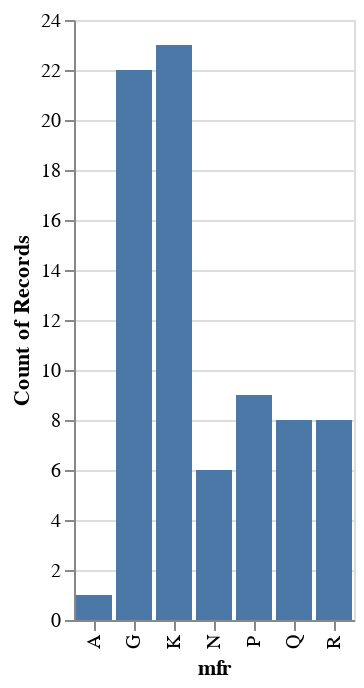

The code cell stored with this chart in its notebook:
### Markdown cell above
We can plot the `mfr` column frequencies using Altair using the
following code.

### Code cell
chart0 = alt.Chart(cereal).mark_bar().encode(
    x='mfr',
    y='count()'
)
chart0

### Figure 1 — Vega-Lite specification as saved in the notebook (floating-point values rounded to 4 significant figures)
{"config": {"view": {"continuousWidth": 400, "continuousHeight": 300}}, "data": {"name": "data-aaa0440f8e2141d6bd84b791f8341c86"}, "mark": "bar", "encoding": {"x": {"type": "nominal", "field": "mfr"}, "y": {"type": "quantitative", "aggregate": "count"}}, "$schema": "https://vega.github.io/schema/vega-lite/v4.8.1.json", "datasets": {"data-aaa0440f8e2141d6bd84b791f8341c86": [{"name": "100% Bran", "mfr": "N", "type": "Cold", "calories": 70, "protein": 4, "fat": 1, "sodium": 130, "fiber": 10.0, "carbo": 5.0, "sugars": 6, "potass": 280, "vitamins": 25, "shelf": 3, "weight": 1.0, "cups": 0.33, "rating": 68.4}, {"name": "100% Natural Bran", "mfr": "Q", "type": "Cold", "calories": 120, "protein": 3, "fat": 5, "sodium": 15, "fiber": 2.0, "carbo": 8.0, "sugars": 8, "potass": 135, "vitamins": 0, "shelf": 3, "weight": 1.0, "cups": 1.0, "rating": 33.98}, {"name": "All-Bran", "mfr": "K", "type": "Cold", "calories": 70, "protein": 4, "fat": 1, "sodium": 260, "fiber": 9.0, "carbo": 7.0, "sugars": 5, "potass": 320, "vitamins": 25, "shelf": 3, "weight": 1.0, "cups": 0.33, "rating": 59.43}, {"name": "All-Bran with Extra Fiber", "mfr": "K", "type": "Cold", "calories": 50, "protein": 4, "fat": 0, "sodium": 140, "fiber": 14.0, "carbo": 8.0, "sugars": 0, "potass": 330, "vitamins": 25, "shelf": 3, "weight": 1.0, "cups": 0.5, "rating": 93.7}, {"name": "Almond Delight", "mfr": "R", "type": "Cold", "calories": 110, "protein": 2, "fat": 2, "sodium": 200, "fiber": 1.0, "carbo": 14.0, "sugars": 8, "potass": 1, "vitamins": 25, "shelf": 3, "weight": 1.0, "cups": 0.75, "rating": 34.38}, {"name": "Apple Cinnamon Cheerios", "mfr": "G", "type": "Cold", "calories": 110, "protein": 2, "fat": 2, "sodium": 180, "fiber": 1.5, "carbo": 10.5, "sugars": 10, "potass": 70, "vitamins": 25, "shelf": 1, "weight": 1.0, "cups": 0.75, "rating": 29.51}, {"name": "Apple Jacks", "mfr": "K", "type": "Cold", "calories": 110, "protein": 2, "fat": 0, "sodium": 125, "fiber": 1.0, "carbo": 11.0, "sugars": 14, "potass": 30, "vitamins": 25, "shelf": 2, "weight": 1.0, "cups": 1.0, "rating": 33.17}, {"name": "Basic 4", "mfr": "G", "type": "Cold", "calories": 130, "protein": 3, "fat": 2, "sodium": 210, "fiber": 2.0, "carbo": 18.0, "sugars": 8, "potass": 100, "vitamins": 25, "shelf": 3, "weight": 1.33, "cups": 0.75, "rating": 37.04}, {"name": "Bran Chex", "mfr": "R", "type": "Cold", "calories": 90, "protein": 2, "fat": 1, "sodium": 200, "fiber": 4.0, "carbo": 15.0, "sugars": 6, "potass": 125, "vitamins": 25, "shelf": 1, "weight": 1.0, "cups": 0.67, "rating": 49.12}, {"name": "Bran Flakes", "mfr": "P", "type": "Cold", "calories": 90, "protein": 3, "fat": 0, "sodium": 210, "fiber": 5.0, "carbo": 13.0, "sugars": 5, "potass": 190, "vitamins": 25, "shelf": 3, "weight": 1.0, "cups": 0.67, "rating": 53.31}, {"name": "Cap'n'Crunch", "mfr": "Q", "type": "Cold", "calories": 120, "protein": 1, "fat": 2, "sodium": 220, "fiber": 0.0, "carbo": 12.0, "sugars": 12, "potass": 35, "vitamins": 25, "shelf": 2, "weight": 1.0, "cups": 0.75, "rating": 18.04}, {"name": "Cheerios", "mfr": "G", "type": "Cold", "calories": 110, "protein": 6, "fat": 2, "sodium": 290, "fiber": 2.0, "carbo": 17.0, "sugars": 1, "potass": 105, "vitamins": 25, "shelf": 1, "weight": 1.0, "cups": 1.25, "rating": 50.76}, {"name": "Cinnamon Toast Crunch", "mfr": "G", "type": "Cold", "calories": 120, "protein": 1, "fat": 3, "sodium": 210, "fiber": 0.0, "carbo": 13.0, "sugars": 9, "potass": 45, "vitamins": 25, "shelf": 2, "weight": 1.0, "cups": 0.75, "rating": 19.82}, {"name": "Clusters", "mfr": "G", "type": "Cold", "calories": 110, "protein": 3, "fat": 2, "sodium": 140, "fiber": 2.0, "carbo": 13.0, "sugars": 7, "potass": 105, "vitamins": 25, "shelf": 3, "weight": 1.0, "cups": 0.5, "rating": 40.4}, {"name": "Cocoa Puffs", "mfr": "G", "type": "Cold", "calories": 110, "protein": 1, "fat": 1, "sodium": 180, "fiber": 0.0, "carbo": 12.0, "sugars": 13, "potass": 55, "vitamins": 25, "shelf": 2, "weight": 1.0, "cups": 1.0, "rating": 22.74}, {"name": "Corn Chex", "mfr": "R", "type": "Cold", "calories": 110, "protein": 2, "fat": 0, "sodium": 280, "fiber": 0.0, "carbo": 22.0, "sugars": 3, "potass": 25, "vitamins": 25, "shelf": 1, "weight": 1.0, "cups": 1.0, "rating": 41.45}, {"name": "Corn Flakes", "mfr": "K", "type": "Cold", "calories": 100, "protein": 2, "fat": 0, "sodium": 290, "fiber": 1.0, "carbo": 21.0, "sugars": 2, "potass": 35, "vitamins": 25, "shelf": 1, "weight": 1.0, "cups": 1.0, "rating": 45.86}, {"name": "Corn Pops", "mfr": "K", "type": "Cold", "calories": 110, "protein": 1, "fat": 0, "sodium": 90, "fiber": 1.0, "carbo": 13.0, "sugars": 12, "potass": 20, "vitamins": 25, "shelf": 2, "weight": 1.0, "cups": 1.0, "rating": 35.78}, {"name": "Count Chocula", "mfr": "G", "type": "Cold", "calories": 110, "protein": 1, "fat": 1, "sodium": 180, "fiber": 0.0, "carbo": 12.0, "sugars": 13, "potass": 65, "vitamins": 25, "shelf": 2, "weight": 1.0, "cups": 1.0, "rating": 22.4}, {"name": "Cracklin' Oat Bran", "mfr": "K", "type": "Cold", "calories": 110, "protein": 3, "fat": 3, "sodium": 140, "fiber": 4.0, "carbo": 10.0, "sugars": 7, "potass": 160, "vitamins": 25, "shelf": 3, "weight": 1.0, "cups": 0.5, "rating": 40.45}, {"name": "Cream of Wheat (Quick)", "mfr": "N", "type": "Hot", "calories": 100, "protein": 3, "fat": 0, "sodium": 80, "fiber": 1.0, "carbo": 21.0, "sugars": 0, "potass": 1, "vitamins": 0, "shelf": 2, "weight": 1.0, "cups": 1.0, "rating": 64.53}, {"name": "Crispix", "mfr": "K", "type": "Cold", "calories": 110, "protein": 2, "fat": 0, "sodium": 220, "fiber": 1.0, "carbo": 21.0, "sugars": 3, "potass": 30, "vitamins": 25, "shelf": 3, "weight": 1.0, "cups": 1.0, "rating": 46.9}, {"name": "Crispy Wheat & Raisins", "mfr": "G", "type": "Cold", "calories": 100, "protein": 2, "fat": 1, "sodium": 140, "fiber": 2.0, "carbo": 11.0, "sugars": 10, "potass": 120, "vitamins": 25, "shelf": 3, "weight": 1.0, "cups": 0.75, "rating": 36.18}, {"name": "Double Chex", "mfr": "R", "type": "Cold", "calories": 100, "protein": 2, "fat": 0, "sodium": 190, "fiber": 1.0, "carbo": 18.0, "sugars": 5, "potass": 80, "vitamins": 25, "shelf": 3, "weight": 1.0, "cups": 0.75, "rating": 44.33}, {"name": "Froot Loops", "mfr": "K", "type": "Cold", "calories": 110, "protein": 2, "fat": 1, "sodium": 125, "fiber": 1.0, "carbo": 11.0, "sugars": 13, "potass": 30, "vitamins": 25, "shelf": 2, "weight": 1.0, "cups": 1.0, "rating": 32.21}, {"name": "Frosted Flakes", "mfr": "K", "type": "Cold", "calories": 110, "protein": 1, "fat": 0, "sodium": 200, "fiber": 1.0, "carbo": 14.0, "sugars": 11, "potass": 25, "vitamins": 25, "shelf": 1, "weight": 1.0, "cups": 0.75, "rating": 31.44}, {"name": "Frosted Mini-Wheats", "mfr": "K", "type": "Cold", "calories": 100, "protein": 3, "fat": 0, "sodium": 0, "fiber": 3.0, "carbo": 14.0, "sugars": 7, "potass": 100, "vitamins": 25, "shelf": 2, "weight": 1.0, "cups": 0.8, "rating": 58.35}, {"name": "Fruit & Fibre Dates; Walnuts; and Oats", "mfr": "P", "type": "Cold", "calories": 120, "protein": 3, "fat": 2, "sodium": 160, "fiber": 5.0, "carbo": 12.0, "sugars": 10, "potass": 200, "vitamins": 25, "shelf": 3, "weight": 1.25, "cups": 0.67, "rating": 40.92}, {"name": "Fruitful Bran", "mfr": "K", "type": "Cold", "calories": 120, "protein": 3, "fat": 0, "sodium": 240, "fiber": 5.0, "carbo": 14.0, "sugars": 12, "potass": 190, "vitamins": 25, "shelf": 3, "weight": 1.33, "cups": 0.67, "rating": 41.02}, {"name": "Fruity Pebbles", "mfr": "P", "type": "Cold", "calories": 110, "protein": 1, "fat": 1, "sodium": 135, "fiber": 0.0, "carbo": 13.0, "sugars": 12, "potass": 25, "vitamins": 25, "shelf": 2, "weight": 1.0, "cups": 0.75, "rating": 28.03}, {"name": "Golden Crisp", "mfr": "P", "type": "Cold", "calories": 100, "protein": 2, "fat": 0, "sodium": 45, "fiber": 0.0, "carbo": 11.0, "sugars": 15, "potass": 40, "vitamins": 25, "shelf": 1, "weight": 1.0, "cups": 0.88, "rating": 35.25}, {"name": "Golden Grahams", "mfr": "G", "type": "Cold", "calories": 110, "protein": 1, "fat": 1, "sodium": 280, "fiber": 0.0, "carbo": 15.0, "sugars": 9, "potass": 45, "vitamins": 25, "shelf": 2, "weight": 1.0, "cups": 0.75, "rating": 23.8}, {"name": "Grape Nuts Flakes", "mfr": "P", "type": "Cold", "calories": 100, "protein": 3, "fat": 1, "sodium": 140, "fiber": 3.0, "carbo": 15.0, "sugars": 5, "potass": 85, "vitamins": 25, "shelf": 3, "weight": 1.0, "cups": 0.88, "rating": 52.08}, {"name": "Grape-Nuts", "mfr": "P", "type": "Cold", "calories": 110, "protein": 3, "fat": 0, "sodium": 170, "fiber": 3.0, "carbo": 17.0, "sugars": 3, "potass": 90, "vitamins": 25, "shelf": 3, "weight": 1.0, "cups": 0.25, "rating": 53.37}, {"name": "Great Grains Pecan", "mfr": "P", "type": "Cold", "calories": 120, "protein": 3, "fat": 3, "sodium": 75, "fiber": 3.0, "carbo": 13.0, "sugars": 4, "potass": 100, "vitamins": 25, "shelf": 3, "weight": 1.0, "cups": 0.33, "rating": 45.81}, {"name": "Honey Graham Ohs", "mfr": "Q", "type": "Cold", "calories": 120, "protein": 1, "fat": 2, "sodium": 220, "fiber": 1.0, "carbo": 12.0, "sugars": 11, "potass": 45, "vitamins": 25, "shelf": 2, "weight": 1.0, "cups": 1.0, "rating": 21.87}, {"name": "Honey Nut Cheerios", "mfr": "G", "type": "Cold", "calories": 110, "protein": 3, "fat": 1, "sodium": 250, "fiber": 1.5, "carbo": 11.5, "sugars": 10, "potass": 90, "vitamins": 25, "shelf": 1, "weight": 1.0, "cups": 0.75, "rating": 31.07}, {"name": "Honey-comb", "mfr": "P", "type": "Cold", "calories": 110, "protein": 1, "fat": 0, "sodium": 180, "fiber": 0.0, "carbo": 14.0, "sugars": 11, "potass": 35, "vitamins": 25, "shelf": 1, "weight": 1.0, "cups": 1.33, "rating": 28.74}, {"name": "Just Right Crunchy  Nuggets", "mfr": "K", "type": "Cold", "calories": 110, "protein": 2, "fat": 1, "sodium": 170, "fiber": 1.0, "carbo": 17.0, "sugars": 6, "potass": 60, "vitamins": 100, "shelf": 3, "weight": 1.0, "cups": 1.0, "rating": 36.52}, {"name": "Just Right Fruit & Nut", "mfr": "K", "type": "Cold", "calories": 140, "protein": 3, "fat": 1, "sodium": 170, "fiber": 2.0, "carbo": 20.0, "sugars": 9, "potass": 95, "vitamins": 100, "shelf": 3, "weight": 1.3, "cups": 0.75, "rating": 36.47}, {"name": "Kix", "mfr": "G", "type": "Cold", "calories": 110, "protein": 2, "fat": 1, "sodium": 260, "fiber": 0.0, "carbo": 21.0, "sugars": 3, "potass": 40, "vitamins": 25, "shelf": 2, "weight": 1.0, "cups": 1.5, "rating": 39.24}, {"name": "Life", "mfr": "Q", "type": "Cold", "calories": 100, "protein": 4, "fat": 2, "sodium": 150, "fiber": 2.0, "carbo": 12.0, "sugars": 6, "potass": 95, "vitamins": 25, "shelf": 2, "weight": 1.0, "cups": 0.67, "rating": 45.33}, {"name": "Lucky Charms", "mfr": "G", "type": "Cold", "calories": 110, "protein": 2, "fat": 1, "sodium": 180, "fiber": 0.0, "carbo": 12.0, "sugars": 12, "potass": 55, "vitamins": 25, "shelf": 2, "weight": 1.0, "cups": 1.0, "rating": 26.73}, {"name": "Maypo", "mfr": "A", "type": "Hot", "calories": 100, "protein": 4, "fat": 1, "sodium": 0, "fiber": 0.0, "carbo": 16.0, "sugars": 3, "potass": 95, "vitamins": 25, "shelf": 2, "weight": 1.0, "cups": 1.0, "rating": 54.85}, {"name": "Muesli Raisins; Dates; & Almonds", "mfr": "R", "type": "Cold", "calories": 150, "protein": 4, "fat": 3, "sodium": 95, "fiber": 3.0, "carbo": 16.0, "sugars": 11, "potass": 170, "vitamins": 25, "shelf": 3, "weight": 1.0, "cups": 1.0, "rating": 37.14}, {"name": "Muesli Raisins; Peaches; & Pecans", "mfr": "R", "type": "Cold", "calories": 150, "protein": 4, "fat": 3, "sodium": 150, "fiber": 3.0, "carbo": 16.0, "sugars": 11, "potass": 170, "vitamins": 25, "shelf": 3, "weight": 1.0, "cups": 1.0, "rating": 34.14}, {"name": "Mueslix Crispy Blend", "mfr": "K", "type": "Cold", "calories": 160, "protein": 3, "fat": 2, "sodium": 150, "fiber": 3.0, "carbo": 17.0, "sugars": 13, "potass": 160, "vitamins": 25, "shelf": 3, "weight": 1.5, "cups": 0.67, "rating": 30.31}, {"name": "Multi-Grain Cheerios", "mfr": "G", "type": "Cold", "calories": 100, "protein": 2, "fat": 1, "sodium": 220, "fiber": 2.0, "carbo": 15.0, "sugars": 6, "potass": 90, "vitamins": 25, "shelf": 1, "weight": 1.0, "cups": 1.0, "rating": 40.11}, {"name": "Nut&Honey Crunch", "mfr": "K", "type": "Cold", "calories": 120, "protein": 2, "fat": 1, "sodium": 190, "fiber": 0.0, "carbo": 15.0, "sugars": 9, "potass": 40, "vitamins": 25, "shelf": 2, "weight": 1.0, "cups": 0.67, "rating": 29.92}, {"name": "Nutri-Grain Almond-Raisin", "mfr": "K", "type": "Cold", "calories": 140, "protein": 3, "fat": 2, "sodium": 220, "fiber": 3.0, "carbo": 21.0, "sugars": 7, "potass": 130, "vitamins": 25, "shelf": 3, "weight": 1.33, "cups": 0.67, "rating": 40.69}, {"name": "Nutri-grain Wheat", "mfr": "K", "type": "Cold", "calories": 90, "protein": 3, "fat": 0, "sodium": 170, "fiber": 3.0, "carbo": 18.0, "sugars": 2, "potass": 90, "vitamins": 25, "shelf": 3, "weight": 1.0, "cups": 1.0, "rating": 59.64}, {"name": "Oatmeal Raisin Crisp", "mfr": "G", "type": "Cold", "calories": 130, "protein": 3, "fat": 2, "sodium": 170, "fiber": 1.5, "carbo": 13.5, "sugars": 10, "potass": 120, "vitamins": 25, "shelf": 3, "weight": 1.25, "cups": 0.5, "rating": 30.45}, {"name": "Post Nat. Raisin Bran", "mfr": "P", "type": "Cold", "calories": 120, "protein": 3, "fat": 1, "sodium": 200, "fiber": 6.0, "carbo": 11.0, "sugars": 14, "potass": 260, "vitamins": 25, "shelf": 3, "weight": 1.33, "cups": 0.67, "rating": 37.84}, {"name": "Product 19", "mfr": "K", "type": "Cold", "calories": 100, "protein": 3, "fat": 0, "sodium": 320, "fiber": 1.0, "carbo": 20.0, "sugars": 3, "potass": 45, "vitamins": 100, "shelf": 3, "weight": 1.0, "cups": 1.0, "rating": 41.5}, {"name": "Puffed Rice", "mfr": "Q", "type": "Cold", "calories": 50, "protein": 1, "fat": 0, "sodium": 0, "fiber": 0.0, "carbo": 13.0, "sugars": 0, "potass": 15, "vitamins": 0, "shelf": 3, "weight": 0.5, "cups": 1.0, "rating": 60.76}, {"name": "Puffed Wheat", "mfr": "Q", "type": "Cold", "calories": 50, "protein": 2, "fat": 0, "sodium": 0, "fiber": 1.0, "carbo": 10.0, "sugars": 0, "potass": 50, "vitamins": 0, "shelf": 3, "weight": 0.5, "cups": 1.0, "rating": 63.01}, {"name": "Quaker Oat Squares", "mfr": "Q", "type": "Cold", "calories": 100, "protein": 4, "fat": 1, "sodium": 135, "fiber": 2.0, "carbo": 14.0, "sugars": 6, "potass": 110, "vitamins": 25, "shelf": 3, "weight": 1.0, "cups": 0.5, "rating": 49.51}, {"name": "Quaker Oatmeal", "mfr": "Q", "type": "Hot", "calories": 100, "protein": 5, "fat": 2, "sodium": 0, "fiber": 2.7, "carbo": 1.0, "sugars": 1, "potass": 110, "vitamins": 0, "shelf": 1, "weight": 1.0, "cups": 0.67, "rating": 50.83}, {"name": "Raisin Bran", "mfr": "K", "type": "Cold", "calories": 120, "protein": 3, "fat": 1, "sodium": 210, "fiber": 5.0, "carbo": 14.0, "sugars": 12, "potass": 240, "vitamins": 25, "shelf": 2, "weight": 1.33, "cups": 0.75, "rating": 39.26}, {"name": "Raisin Nut Bran", "mfr": "G", "type": "Cold", "calories": 100, "protein": 3, "fat": 2, "sodium": 140, "fiber": 2.5, "carbo": 10.5, "sugars": 8, "potass": 140, "vitamins": 25, "shelf": 3, "weight": 1.0, "cups": 0.5, "rating": 39.7}, {"name": "Raisin Squares", "mfr": "K", "type": "Cold", "calories": 90, "protein": 2, "fat": 0, "sodium": 0, "fiber": 2.0, "carbo": 15.0, "sugars": 6, "potass": 110, "vitamins": 25, "shelf": 3, "weight": 1.0, "cups": 0.5, "rating": 55.33}, {"name": "Rice Chex", "mfr": "R", "type": "Cold", "calories": 110, "protein": 1, "fat": 0, "sodium": 240, "fiber": 0.0, "carbo": 23.0, "sugars": 2, "potass": 30, "vitamins": 25, "shelf": 1, "weight": 1.0, "cups": 1.13, "rating": 42.0}, {"name": "Rice Krispies", "mfr": "K", "type": "Cold", "calories": 110, "protein": 2, "fat": 0, "sodium": 290, "fiber": 0.0, "carbo": 22.0, "sugars": 3, "potass": 35, "vitamins": 25, "shelf": 1, "weight": 1.0, "cups": 1.0, "rating": 40.56}, {"name": "Shredded Wheat", "mfr": "N", "type": "Cold", "calories": 80, "protein": 2, "fat": 0, "sodium": 0, "fiber": 3.0, "carbo": 16.0, "sugars": 0, "potass": 95, "vitamins": 0, "shelf": 1, "weight": 0.83, "cups": 1.0, "rating": 68.24}, {"name": "Shredded Wheat 'n'Bran", "mfr": "N", "type": "Cold", "calories": 90, "protein": 3, "fat": 0, "sodium": 0, "fiber": 4.0, "carbo": 19.0, "sugars": 0, "potass": 140, "vitamins": 0, "shelf": 1, "weight": 1.0, "cups": 0.67, "rating": 74.47}, {"name": "Shredded Wheat spoon size", "mfr": "N", "type": "Cold", "calories": 90, "protein": 3, "fat": 0, "sodium": 0, "fiber": 3.0, "carbo": 20.0, "sugars": 0, "potass": 120, "vitamins": 0, "shelf": 1, "weight": 1.0, "cups": 0.67, "rating": 72.8}, {"name": "Smacks", "mfr": "K", "type": "Cold", "calories": 110, "protein": 2, "fat": 1, "sodium": 70, "fiber": 1.0, "carbo": 9.0, "sugars": 15, "potass": 40, "vitamins": 25, "shelf": 2, "weight": 1.0, "cups": 0.75, "rating": 31.23}, {"name": "Special K", "mfr": "K", "type": "Cold", "calories": 110, "protein": 6, "fat": 0, "sodium": 230, "fiber": 1.0, "carbo": 16.0, "sugars": 3, "potass": 55, "vitamins": 25, "shelf": 1, "weight": 1.0, "cups": 1.0, "rating": 53.13}, {"name": "Strawberry Fruit Wheats", "mfr": "N", "type": "Cold", "calories": 90, "protein": 2, "fat": 0, "sodium": 15, "fiber": 3.0, "carbo": 15.0, "sugars": 5, "potass": 90, "vitamins": 25, "shelf": 2, "weight": 1.0, "cups": 1.0, "rating": 59.36}, {"name": "Total Corn Flakes", "mfr": "G", "type": "Cold", "calories": 110, "protein": 2, "fat": 1, "sodium": 200, "fiber": 0.0, "carbo": 21.0, "sugars": 3, "potass": 35, "vitamins": 100, "shelf": 3, "weight": 1.0, "cups": 1.0, "rating": 38.84}, {"name": "Total Raisin Bran", "mfr": "G", "type": "Cold", "calories": 140, "protein": 3, "fat": 1, "sodium": 190, "fiber": 4.0, "carbo": 15.0, "sugars": 14, "potass": 230, "vitamins": 100, "shelf": 3, "weight": 1.5, "cups": 1.0, "rating": 28.59}, {"name": "Total Whole Grain", "mfr": "G", "type": "Cold", "calories": 100, "protein": 3, "fat": 1, "sodium": 200, "fiber": 3.0, "carbo": 16.0, "sugars": 3, "potass": 110, "vitamins": 100, "shelf": 3, "weight": 1.0, "cups": 1.0, "rating": 46.66}, {"name": "Triples", "mfr": "G", "type": "Cold", "calories": 110, "protein": 2, "fat": 1, "sodium": 250, "fiber": 0.0, "carbo": 21.0, "sugars": 3, "potass": 60, "vitamins": 25, "shelf": 3, "weight": 1.0, "cups": 0.75, "rating": 39.11}, {"name": "Trix", "mfr": "G", "type": "Cold", "calories": 110, "protein": 1, "fat": 1, "sodium": 140, "fiber": 0.0, "carbo": 13.0, "sugars": 12, "potass": 25, "vitamins": 25, "shelf": 2, "weight": 1.0, "cups": 1.0, "rating": 27.75}, {"name": "Wheat Chex", "mfr": "R", "type": "Cold", "calories": 100, "protein": 3, "fat": 1, "sodium": 230, "fiber": 3.0, "carbo": 17.0, "sugars": 3, "potass": 115, "vitamins": 25, "shelf": 1, "weight": 1.0, "cups": 0.67, "rating": 49.79}, {"name": "Wheaties", "mfr": "G", "type": "Cold", "calories": 100, "protein": 3, "fat": 1, "sodium": 200, "fiber": 3.0, "carbo": 17.0, "sugars": 3, "potass": 110, "vitamins": 25, "shelf": 1, "weight": 1.0, "cups": 1.0, "rating": 51.59}, {"name": "Wheaties Honey Gold", "mfr": "G", "type": "Cold", "calories": 110, "protein": 2, "fat": 1, "sodium": 200, "fiber": 1.0, "carbo": 16.0, "sugars": 8, "potass": 60, "vitamins": 25, "shelf": 1, "weight": 1.0, "cups": 0.75, "rating": 36.19}]}}
